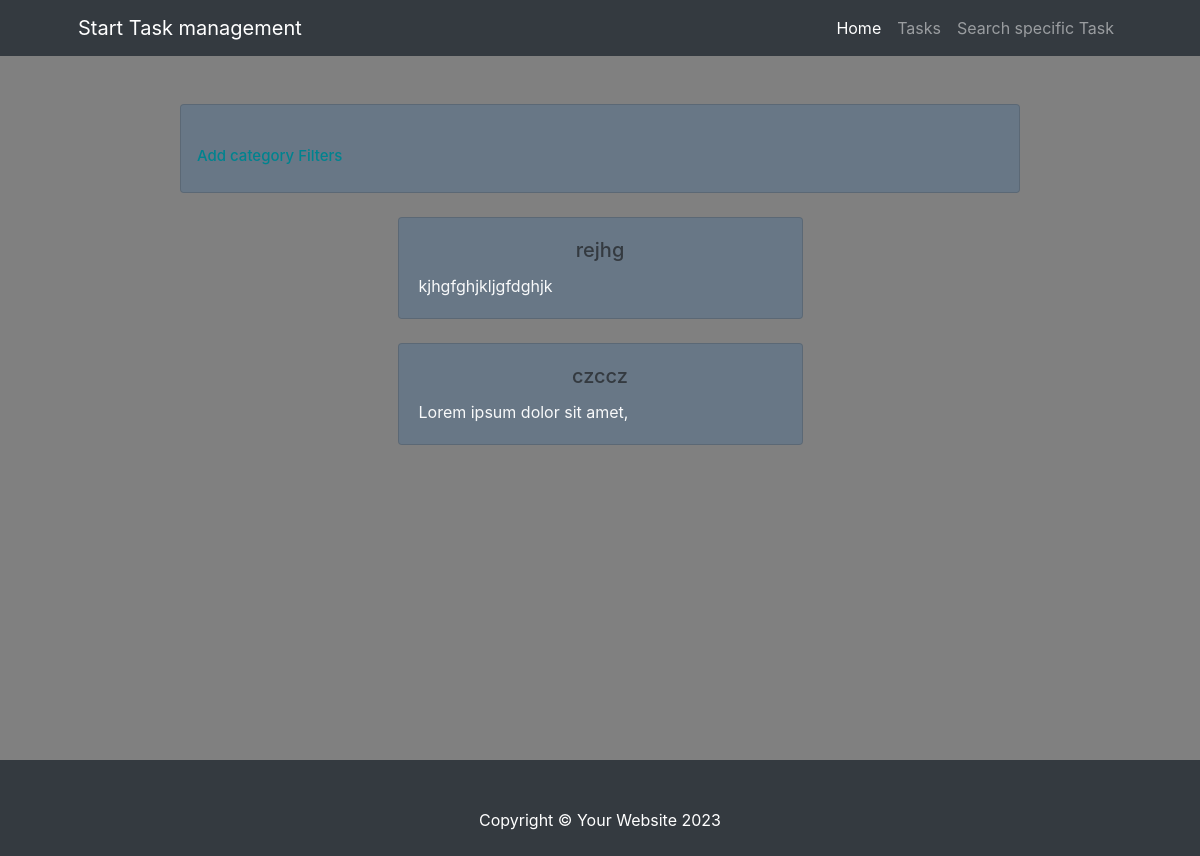
The page /categories/ on the database as committed earlier.
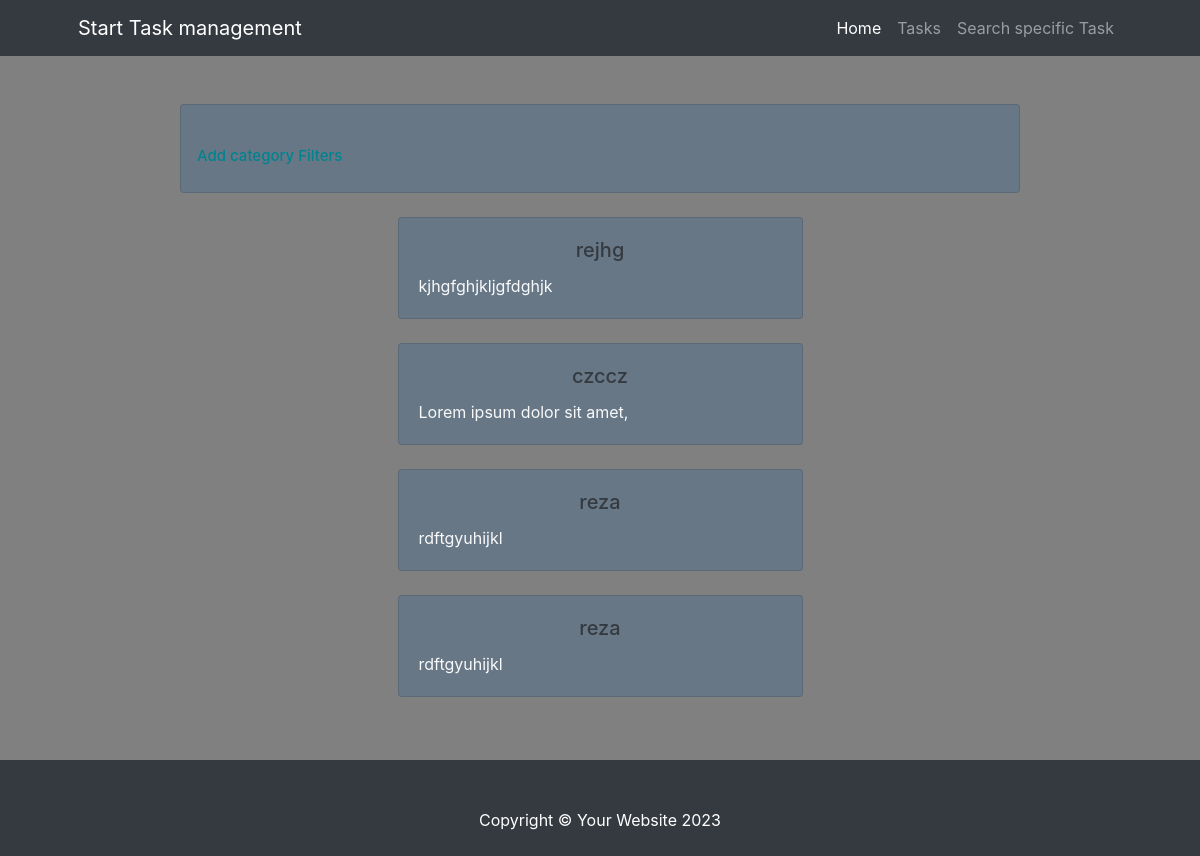
The same page on the database as committed later.
### task/models.py (models this page shows, shortened)
class Category(models.Model):
    name = models.CharField(max_length=50)
    description = models.TextField()

### task/views.py (the view)
# urls.py: path('categories/', views.categories_view, name='categories'),
def categories_view(request):
    if request.method == 'GET':
        categories = Category.objects.all()
        context = {'categories': categories}
        return render(request, 'task/category.html', context)
    elif request.method == 'POST':
        categories_name = request.POST.get('category_name')
        categories_description = request.POST.get('category_description')
        Category.objects.create(name=categories_name, description=categories_description)
        return redirect(request.path)

### templates/task/category.html (shortened to what this page needs)
{% extends 'base.html' %}
{% block content %}
    <section class="vh-100" style="background-color: grey;">
        <div class="container py-5 h-100">
            <div class="container px-4 px-lg-5">
                <div class="row d-flex justify-content-center">
                    <div class="col-md-10">
                        <div class="card p-3 py-4" style="background: rgba(50, 100, 150, .3)">
                            <div class="mt-3">
                                <a data-toggle="collapse" href="#collapseExample" role="button"
                                   aria-expanded="false"
                                   aria-controls="collapseExample"
                                   class="advanced text-decoration-none text-light"> Add category
                                    Filters
                                </a>
                        </div>
                    </div>
                </div>
            </div>
            <div class="row gx-5 justify-content-center">
                <div class="col-lg-5">
                    {% for category in categories %}
                        <div class="card my-4 justify-content-center" style="background: rgba(50, 100, 150, .3)">
                            <div class="card-body ">
                                <h5 class="card-title text-center">
                                    <a class="text-decoration-none text-dark"
                                       href="{% url 'category_detail' category.pk %}">{{ category.name }}</a>
                                </h5>
                                <p class="card-text text-light">{{ category.description|truncatewords:5 }}</p>
                            </div>
                        </div>
                    {% endfor %}
                </div>
            </div>
        </div>
    </section>
{% endblock %}

Rows that differ between the two databases and show on the page:
added Category: name "reza", description "rdftgyuhijkl"
added Category: name "reza", description "rdftgyuhijkl"
